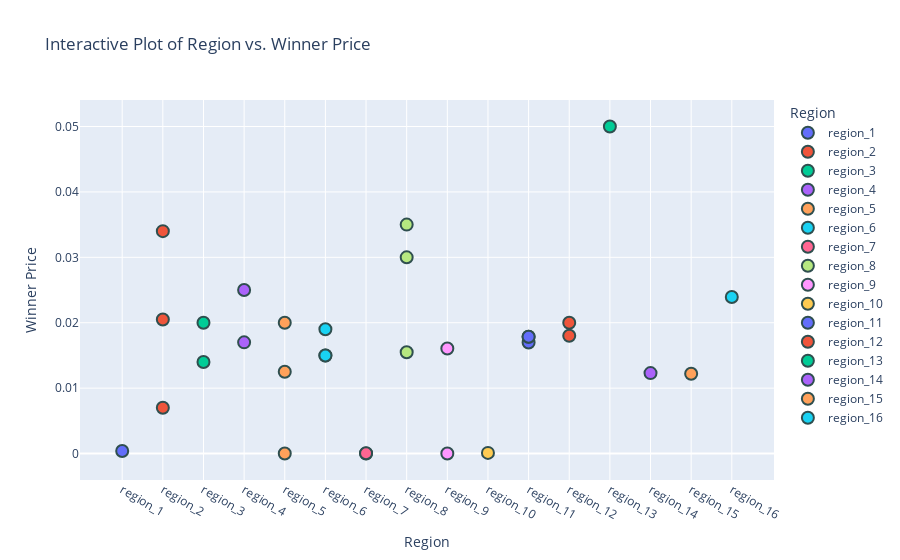

Notebook source saved alongside this figure:
### Markdown cell above
Bivariate Analysis Results:

The scatter plots explore relationships between several key variables, providing insights into how they might influence each other:

- **Duration vs. Winner Price:**
  There does not appear to be a clear linear relationship between the duration of contracts and the winner price. The distribution is quite scattered.
- **Maximum Price Allowed vs. Winner Price:**
  Similarly, no strong correlation is evident between the maximum price allowed and the winner price. This suggests that other factors might be influencing the final agreed prices.
- **Quantity Annual vs. Winner Price:**
  The plot shows a possible trend where higher annual quantities might correlate with lower winner prices, which could be due to volume discounts or competitive bidding for larger contracts.
- **Quantity Total vs. Winner Price:**
  This relationship appears similar to the annual quantity, indicating that total contract quantity and annual quantity closely mirror each other in their effect on pricing.
- **Quantity Monthly vs. Winner Price:**
  The relationship here also hints at lower prices for higher monthly quantities, aligning with bulk purchasing benefits.
- **Duration vs. Quantity Annual:**
  No strong correlation is observed between the duration of contracts and annual quantities. Contracts of various lengths seem to accommodate a wide range of quantities.

### Code cell
# Interactive scatter plot using Plotly for Region vs. Winner Price
fig = px.scatter(df, x="region", y="winner_price", color="region",
                 title="Interactive Plot of Region vs. Winner Price",
                 labels={"region": "Region", "winner_price": "Winner Price"},
                 hover_data=["buyer", "contract_type"])

fig.update_traces(marker=dict(size=12,
                              line=dict(width=2,
                                        color='DarkSlateGrey')),
                  selector=dict(mode='markers'))
fig.show()

### Figure 1 — Plotly figure (JSON) as saved in the notebook; plotly's stock layout.template omitted (floating-point values rounded to 4 significant figures)
{"data": [{"customdata": [["buyer_1", "regional"]], "hovertemplate": "Region=%{x}<br>Winner Price=%{y}<br>buyer=%{customdata[0]}<br>contract_type=%{customdata[1]}<extra></extra>", "legendgroup": "region_1", "marker": {"color": "#636efa", "line": {"color": "DarkSlateGrey", "width": 2}, "size": 12, "symbol": "circle"}, "mode": "markers", "name": "region_1", "orientation": "v", "showlegend": true, "type": "scatter", "x": ["region_1"], "xaxis": "x", "y": [0.0004], "yaxis": "y"}, {"customdata": [["buyer_2", "wide area"], ["buyer_2", "regional"], ["buyer_2", "regional"]], "hovertemplate": "Region=%{x}<br>Winner Price=%{y}<br>buyer=%{customdata[0]}<br>contract_type=%{customdata[1]}<extra></extra>", "legendgroup": "region_2", "marker": {"color": "#EF553B", "line": {"color": "DarkSlateGrey", "width": 2}, "size": 12, "symbol": "circle"}, "mode": "markers", "name": "region_2", "orientation": "v", "showlegend": true, "type": "scatter", "x": ["region_2", "region_2", "region_2"], "xaxis": "x", "y": [0.007, 0.034, 0.0205], "yaxis": "y"}, {"customdata": [["buyer_3", "regional"], ["buyer_3", "regional"]], "hovertemplate": "Region=%{x}<br>Winner Price=%{y}<br>buyer=%{customdata[0]}<br>contract_type=%{customdata[1]}<extra></extra>", "legendgroup": "region_3", "marker": {"color": "#00cc96", "line": {"color": "DarkSlateGrey", "width": 2}, "size": 12, "symbol": "circle"}, "mode": "markers", "name": "region_3", "orientation": "v", "showlegend": true, "type": "scatter", "x": ["region_3", "region_3"], "xaxis": "x", "y": [0.014, 0.02], "yaxis": "y"}, {"customdata": [["buyer_4", "regional"], ["buyer_14", "regional"]], "hovertemplate": "Region=%{x}<br>Winner Price=%{y}<br>buyer=%{customdata[0]}<br>contract_type=%{customdata[1]}<extra></extra>", "legendgroup": "region_4", "marker": {"color": "#ab63fa", "line": {"color": "DarkSlateGrey", "width": 2}, "size": 12, "symbol": "circle"}, "mode": "markers", "name": "region_4", "orientation": "v", "showlegend": true, "type": "scatter", "x": ["region_4", "region_4"], "xaxis": "x", "y": [0.025, 0.017], "yaxis": "y"}, {"customdata": [["buyer_5", "regional"], ["buyer_5", "multi-region"], ["buyer_16", "multi-region"]], "hovertemplate": "Region=%{x}<br>Winner Price=%{y}<br>buyer=%{customdata[0]}<br>contract_type=%{customdata[1]}<extra></extra>", "legendgroup": "region_5", "marker": {"color": "#FFA15A", "line": {"color": "DarkSlateGrey", "width": 2}, "size": 12, "symbol": "circle"}, "mode": "markers", "name": "region_5", "orientation": "v", "showlegend": true, "type": "scatter", "x": ["region_5", "region_5", "region_5"], "xaxis": "x", "y": [1e-05, 0.02, 0.0125], "yaxis": "y"}, {"customdata": [["buyer_6", "regional"], ["buyer_19", "regional"], ["buyer_19", "regional"]], "hovertemplate": "Region=%{x}<br>Winner Price=%{y}<br>buyer=%{customdata[0]}<br>contract_type=%{customdata[1]}<extra></extra>", "legendgroup": "region_6", "marker": {"color": "#19d3f3", "line": {"color": "DarkSlateGrey", "width": 2}, "size": 12, "symbol": "circle"}, "mode": "markers", "name": "region_6", "orientation": "v", "showlegend": true, "type": "scatter", "x": ["region_6", "region_6", "region_6"], "xaxis": "x", "y": [0.019, 0.015, 0.015], "yaxis": "y"}, {"customdata": [["buyer_7", "regional"], ["buyer_7", "regional"]], "hovertemplate": "Region=%{x}<br>Winner Price=%{y}<br>buyer=%{customdata[0]}<br>contract_type=%{customdata[1]}<extra></extra>", "legendgroup": "region_7", "marker": {"color": "#FF6692", "line": {"color": "DarkSlateGrey", "width": 2}, "size": 12, "symbol": "circle"}, "mode": "markers", "name": "region_7", "orientation": "v", "showlegend": true, "type": "scatter", "x": ["region_7", "region_7"], "xaxis": "x", "y": [1e-05, 5e-05], "yaxis": "y"}, {"customdata": [["buyer_8", "regional"], ["buyer_8", "multi-region"], ["buyer_8", "regional"]], "hovertemplate": "Region=%{x}<br>Winner Price=%{y}<br>buyer=%{customdata[0]}<br>contract_type=%{customdata[1]}<extra></extra>", "legendgroup": "region_8", "marker": {"color": "#B6E880", "line": {"color": "DarkSlateGrey", "width": 2}, "size": 12, "symbol": "circle"}, "mode": "markers", "name": "region_8", "orientation": "v", "showlegend": true, "type": "scatter", "x": ["region_8", "region_8", "region_8"], "xaxis": "x", "y": [0.03, 0.035, 0.0155], "yaxis": "y"}, {"customdata": [["buyer_9", "regional"], ["buyer_15", "multi-region"]], "hovertemplate": "Region=%{x}<br>Winner Price=%{y}<br>buyer=%{customdata[0]}<br>contract_type=%{customdata[1]}<extra></extra>", "legendgroup": "region_9", "marker": {"color": "#FF97FF", "line": {"color": "DarkSlateGrey", "width": 2}, "size": 12, "symbol": "circle"}, "mode": "markers", "name": "region_9", "orientation": "v", "showlegend": true, "type": "scatter", "x": ["region_9", "region_9"], "xaxis": "x", "y": [1e-05, 0.01607], "yaxis": "y"}, {"customdata": [["buyer_10", "regional"]], "hovertemplate": "Region=%{x}<br>Winner Price=%{y}<br>buyer=%{customdata[0]}<br>contract_type=%{customdata[1]}<extra></extra>", "legendgroup": "region_10", "marker": {"color": "#FECB52", "line": {"color": "DarkSlateGrey", "width": 2}, "size": 12, "symbol": "circle"}, "mode": "markers", "name": "region_10", "orientation": "v", "showlegend": true, "type": "scatter", "x": ["region_10"], "xaxis": "x", "y": [0.0001], "yaxis": "y"}, {"customdata": [["buyer_11", "regional"], ["buyer_11", "regional"], ["buyer_11", "regional"]], "hovertemplate": "Region=%{x}<br>Winner Price=%{y}<br>buyer=%{customdata[0]}<br>contract_type=%{customdata[1]}<extra></extra>", "legendgroup": "region_11", "marker": {"color": "#636efa", "line": {"color": "DarkSlateGrey", "width": 2}, "size": 12, "symbol": "circle"}, "mode": "markers", "name": "region_11", "orientation": "v", "showlegend": true, "type": "scatter", "x": ["region_11", "region_11", "region_11"], "xaxis": "x", "y": [0.01699, 0.01786, 0.01786], "yaxis": "y"}, {"customdata": [["buyer_12", "multi-region"], ["buyer_12", "regional"]], "hovertemplate": "Region=%{x}<br>Winner Price=%{y}<br>buyer=%{customdata[0]}<br>contract_type=%{customdata[1]}<extra></extra>", "legendgroup": "region_12", "marker": {"color": "#EF553B", "line": {"color": "DarkSlateGrey", "width": 2}, "size": 12, "symbol": "circle"}, "mode": "markers", "name": "region_12", "orientation": "v", "showlegend": true, "type": "scatter", "x": ["region_12", "region_12"], "xaxis": "x", "y": [0.02, 0.018], "yaxis": "y"}, {"customdata": [["buyer_13", "regional"]], "hovertemplate": "Region=%{x}<br>Winner Price=%{y}<br>buyer=%{customdata[0]}<br>contract_type=%{customdata[1]}<extra></extra>", "legendgroup": "region_13", "marker": {"color": "#00cc96", "line": {"color": "DarkSlateGrey", "width": 2}, "size": 12, "symbol": "circle"}, "mode": "markers", "name": "region_13", "orientation": "v", "showlegend": true, "type": "scatter", "x": ["region_13"], "xaxis": "x", "y": [0.05], "yaxis": "y"}, {"customdata": [["buyer_17", "regional"]], "hovertemplate": "Region=%{x}<br>Winner Price=%{y}<br>buyer=%{customdata[0]}<br>contract_type=%{customdata[1]}<extra></extra>", "legendgroup": "region_14", "marker": {"color": "#ab63fa", "line": {"color": "DarkSlateGrey", "width": 2}, "size": 12, "symbol": "circle"}, "mode": "markers", "name": "region_14", "orientation": "v", "showlegend": true, "type": "scatter", "x": ["region_14"], "xaxis": "x", "y": [0.0123], "yaxis": "y"}, {"customdata": [["buyer_18", "multi-region"]], "hovertemplate": "Region=%{x}<br>Winner Price=%{y}<br>buyer=%{customdata[0]}<br>contract_type=%{customdata[1]}<extra></extra>", "legendgroup": "region_15", "marker": {"color": "#FFA15A", "line": {"color": "DarkSlateGrey", "width": 2}, "size": 12, "symbol": "circle"}, "mode": "markers", "name": "region_15", "orientation": "v", "showlegend": true, "type": "scatter", "x": ["region_15"], "xaxis": "x", "y": [0.0122], "yaxis": "y"}, {"customdata": [["buyer_16", "regional"]], "hovertemplate": "Region=%{x}<br>Winner Price=%{y}<br>buyer=%{customdata[0]}<br>contract_type=%{customdata[1]}<extra></extra>", "legendgroup": "region_16", "marker": {"color": "#19d3f3", "line": {"color": "DarkSlateGrey", "width": 2}, "size": 12, "symbol": "circle"}, "mode": "markers", "name": "region_16", "orientation": "v", "showlegend": true, "type": "scatter", "x": ["region_16"], "xaxis": "x", "y": [0.02393], "yaxis": "y"}], "layout": {"legend": {"title": {"text": "Region"}, "tracegroupgap": 0}, "title": {"text": "Interactive Plot of Region vs. Winner Price"}, "xaxis": {"anchor": "y", "categoryarray": ["region_1", "region_2", "region_3", "region_4", "region_5", "region_6", "region_7", "region_8", "region_9", "region_10", "region_11", "region_12", "region_13", "region_14", "region_15", "region_16"], "categoryorder": "array", "domain": [0, 1], "title": {"text": "Region"}}, "yaxis": {"anchor": "x", "domain": [0, 1], "title": {"text": "Winner Price"}}}}
